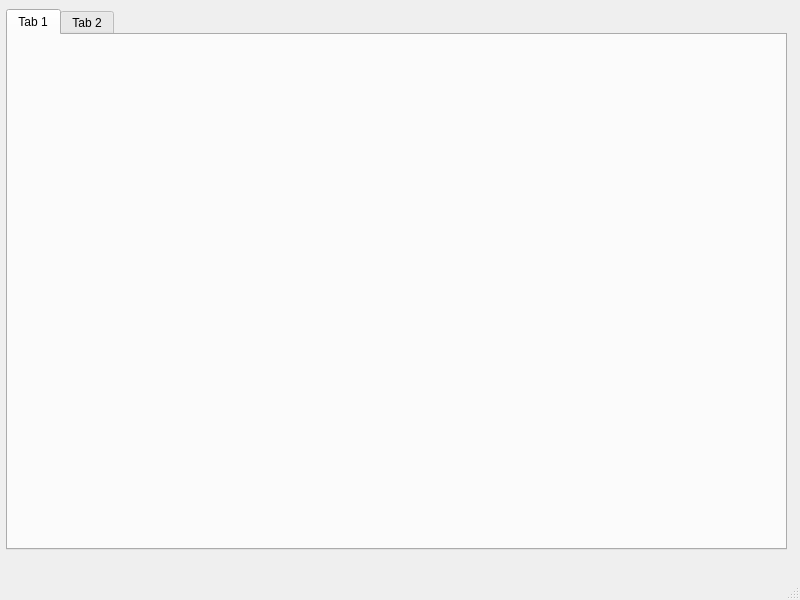
<?xml version="1.0" encoding="UTF-8"?>
<ui version="4.0">
 <class>MainWindow</class>
 <widget class="QMainWindow" name="MainWindow">
  <property name="geometry">
   <rect>
    <x>0</x>
    <y>0</y>
    <width>800</width>
    <height>600</height>
   </rect>
  </property>
  <property name="sizePolicy">
   <sizepolicy hsizetype="Fixed" vsizetype="Fixed">
    <horstretch>0</horstretch>
    <verstretch>0</verstretch>
   </sizepolicy>
  </property>
  <property name="windowTitle">
   <string>MainWindow</string>
  </property>
  <widget class="QWidget" name="centralwidget">
   <widget class="QTabWidget" name="tabWidget">
    <property name="geometry">
     <rect>
      <x>6</x>
      <y>9</y>
      <width>781</width>
      <height>541</height>
     </rect>
    </property>
    <property name="sizePolicy">
     <sizepolicy hsizetype="Maximum" vsizetype="Maximum">
      <horstretch>0</horstretch>
      <verstretch>0</verstretch>
     </sizepolicy>
    </property>
    <property name="tabPosition">
     <enum>QTabWidget::TabPosition::North</enum>
    </property>
    <property name="currentIndex">
     <number>0</number>
    </property>
    <widget class="QWidget" name="tab">
     <attribute name="title">
      <string>Tab 1</string>
     </attribute>
    </widget>
    <widget class="QWidget" name="tab_2">
     <attribute name="title">
      <string>Tab 2</string>
     </attribute>
    </widget>
   </widget>
  </widget>
  <widget class="QMenuBar" name="menubar">
   <property name="geometry">
    <rect>
     <x>0</x>
     <y>0</y>
     <width>800</width>
     <height>21</height>
    </rect>
   </property>
  </widget>
  <widget class="QStatusBar" name="statusbar"/>
 </widget>
 <resources/>
 <connections/>
</ui>
